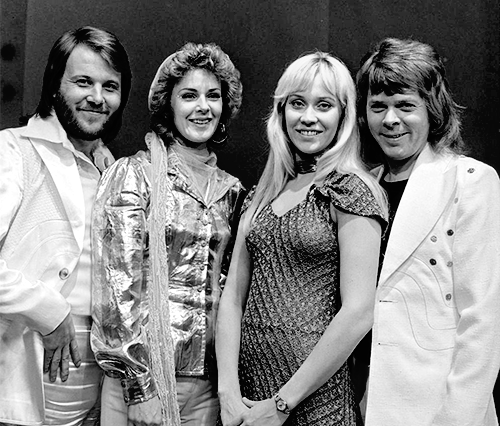
#> input picture test/abba.png, 500 x 426 px
$ jupyter execute opencv.ipynb   (shell and % lines are left out)   (older library calls are emulated)
#> lines starting #> are read from the running program, lines starting #| are printed output that depends on the picture; after the words box and inside, x2 and y2 are one past the last pixel; in counts of white or black regions, pixels touching at a corner belong together
[cell 1]
import cv2
import matplotlib.pyplot as plt
import numpy as np
import sys


faceCascade = cv2.CascadeClassifier(cv2.data.haarcascades + "haarcascade_frontalface_default.xml")

[cell 2]
image = cv2.imread("../test/abba.png")
#> image is the input picture: shape (426, 500, 3); min 0, max 255, mean 130.8
gray = cv2.cvtColor(image, cv2.COLOR_BGR2GRAY)

[cell 3]
faces = faceCascade.detectMultiScale(
    gray,
    scaleFactor=1.1,
    minNeighbors=5,
    minSize=(30, 30)
    #flags = cv2.CV_HAAR_SCALE_IMAGE
)
#> faces = [[168, 70, 66, 66], [56, 55, 75, 75], [267, 69, 87, 87], [354, 78, 74, 74]]
print(faces)
#| [[168  70  66  66]
#|  [ 56  55  75  75]
#|  [267  69  87  87]
#|  [354  78  74  74]]

[cell 4]
for (x, y, w, h) in faces:
    cv2.rectangle(image, (x, y), (x+w, y+h), (0, 255, 0), 2)
#> this loop made 4 passes
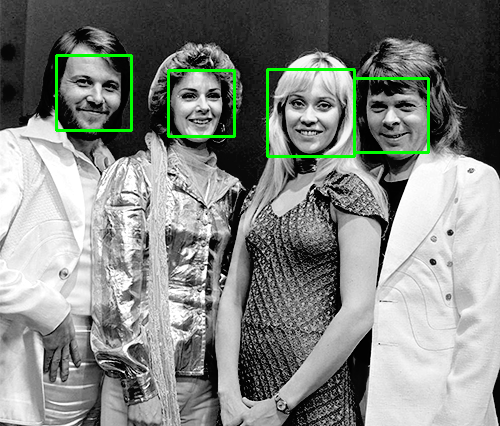
#> image: shape (426, 500, 3); 1.59% of pixels changed, all inside (x1, y1, x2, y2) = (55, 54, 430, 158)

[cell 5]
plt.imshow(image,cmap='gray')
plt.show()

[cell 6]
faces_data = np.array([cv2.resize(gray[y:y+h, x:x+w], (48, 48)) for (x, y, w, h) in faces]) / 255

[cell 7]
for face in faces_data:
    plt.imshow(face, cmap= "gray", interpolation="nearest")
    plt.show()
#> this loop made 4 passes
#> pass 1, `plt.show()`:
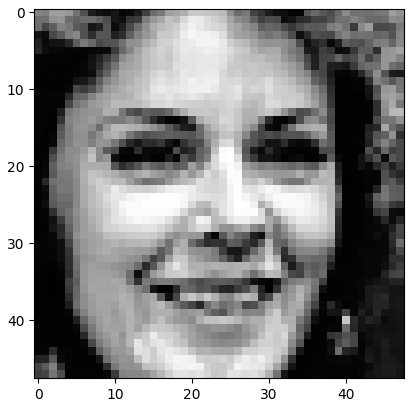
#> figure drawn by matplotlib, 1 panel
#> pass 2, `plt.show()`:
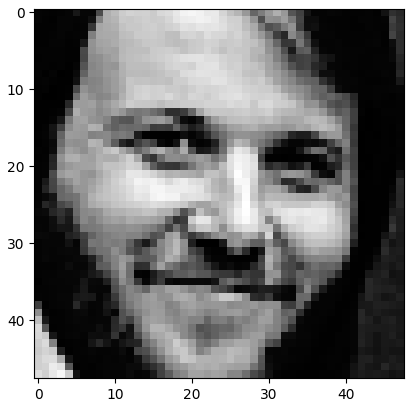
#> figure drawn by matplotlib, 1 panel

$ run again, with test/young.jpg saved as test/abba.png
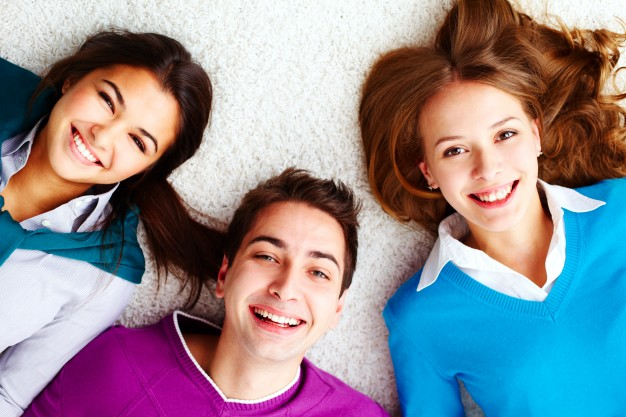
#> input picture test/young.jpg, 626 x 417 px
#> image is the input picture: shape (417, 626, 3); mean B, G, R 147, 138.6, 143.5
#> `gray = cv2.cvtColor(image, cv2.COLOR_BGR2GRAY)`:
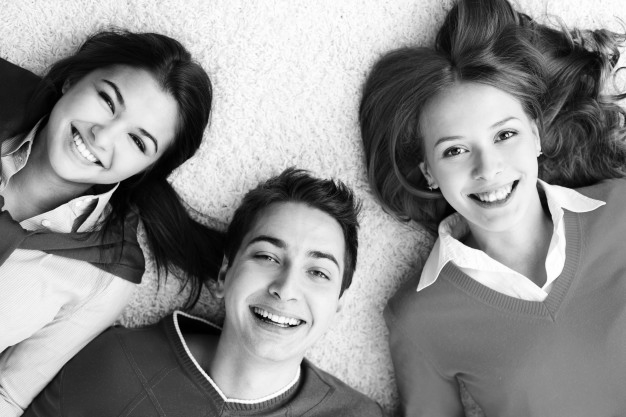
#> gray: shape (417, 626); min 0, max 255, mean 141
#> faces = [[411, 89, 141, 141], [222, 204, 145, 145]]
#| [[411  89 141 141]
#|  [222 204 145 145]]
#> the loop `for (x, y, w, h) in faces:` made 2 passes
#> the loop `for face in faces_data:` made 2 passes
#> pass 2, `plt.show()`:
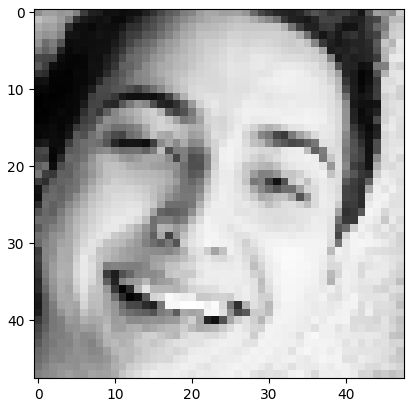
#> figure drawn by matplotlib, 1 panel
